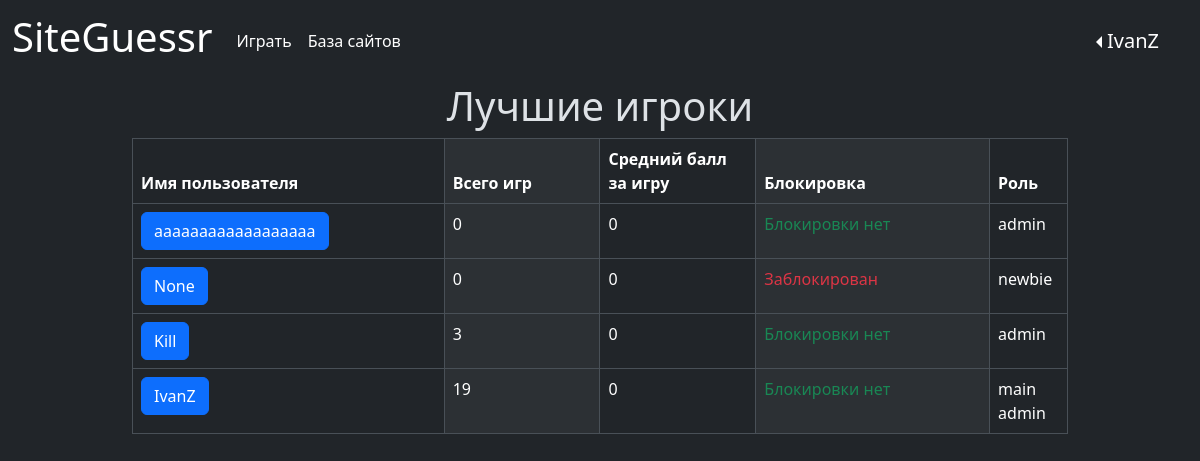
Page /user (signed in) on the earlier database version.
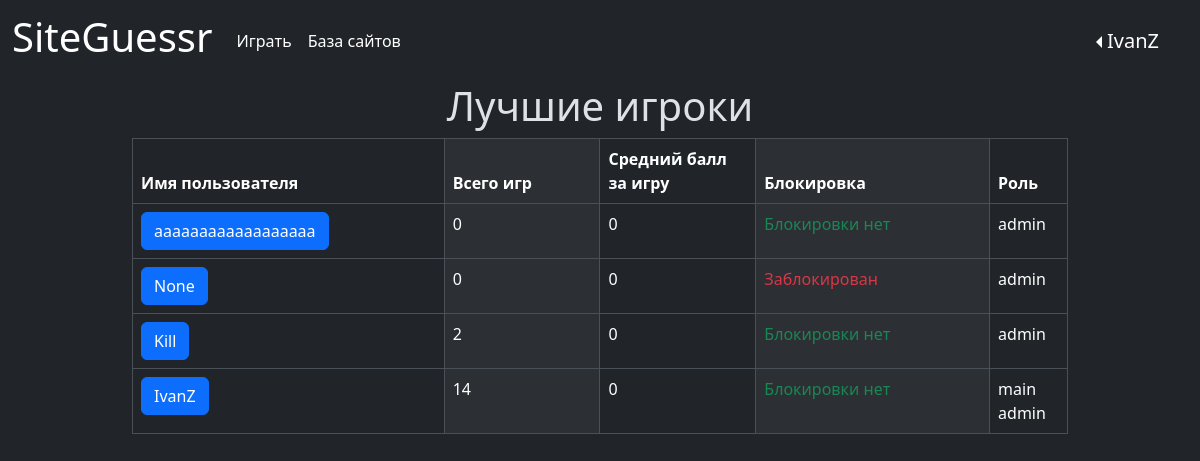
Same page on the later database version.
### data/users.py (models this page shows, shortened)
class User(SqlAlchemyBase, UserMixin, SerializerMixin):
    __tablename__ = 'user'
    id = sqlalchemy.Column(sqlalchemy.Integer,
                           primary_key=True, autoincrement=True)
    login = sqlalchemy.Column(sqlalchemy.String, unique=True, nullable=True)
    description = sqlalchemy.Column(sqlalchemy.String)  # описание
    role = sqlalchemy.Column(sqlalchemy.String, nullable=True, default="newbie")  # роль
    banned = sqlalchemy.Column(sqlalchemy.Boolean, nullable=True, default=False)  # бан
    created_date = sqlalchemy.Column(sqlalchemy.DateTime)
    modified_date = sqlalchemy.Column(sqlalchemy.DateTime)
    hashed_password = sqlalchemy.Column(sqlalchemy.String, nullable=True)
    statistic = orm.relationship("Statistic", back_populates='user', uselist=False)
    games = orm.relationship("Game", back_populates='user')
    website = orm.relationship("Website", back_populates='user')

### data/statistics.py (models this page shows)
class Statistic(SqlAlchemyBase, UserMixin, SerializerMixin):
    __tablename__ = 'statistic'
    id = sqlalchemy.Column(sqlalchemy.Integer,
                           primary_key=True, autoincrement=True)
    user_id = sqlalchemy.Column(sqlalchemy.Integer, sqlalchemy.ForeignKey("user.id"), nullable=True, unique=True)
    total_games = sqlalchemy.Column(sqlalchemy.Integer, nullable=True, default=0)  # общее количество сыгранных игр
    correct_answers = sqlalchemy.Column(sqlalchemy.Integer, nullable=True, default=0)  # количество правильных ответов
    wrong_answers = sqlalchemy.Column(sqlalchemy.Integer, nullable=True, default=0)  # количество неправильных ответов
    average_score = sqlalchemy.Column(sqlalchemy.Integer, nullable=True, default=0)  # средний балл за игру
    best_score = sqlalchemy.Column(sqlalchemy.Integer, nullable=True, default=0)  # лучший счёт
    user = orm.relationship('User')

### main.py (the view)
@app.route('/user', methods=['GET', 'POST'])
@login_required
def all_users():
    if not (current_user.role == "main admin" and current_user.banned != 1):
        return redirect("/")
    db_sess = db_session.create_session()
    params = {"title": "Все пользователи",
              "users": [user for user in
                        db_sess.query(User).order_by(
                            desc(User.login), desc(User.login)).all()]}
    return render_template("all_users.html", **params)

### data/db_session.py (called while the page is built)
def create_session() -> Session:
    global __factory
    return __factory()

### main.py (called while the page is built)
@login_manager.user_loader
def load_user(user_id):
    db_sess = db_session.create_session()
    return db_sess.query(User).get(user_id)

### templates/all_users.html
{% extends "base.html" %}
{% block content %}
<div class="main-body">
    <h1 class="text-center">Лучшие игроки</h1>
    <div class="container">
        <table class="table table-striped-columns table-bordered ">
            <thead>
            <tr class="">
                <th class="col-4" scope="col">Имя пользователя</th>
                <th class="col-2" scope="col">Всего игр</th>
                <th class="col-2" scope="col">Средний балл за игру</th>
                <th class="col-3" scope="col">Блокировка</th>
                <th class="col-3" scope="col">Роль</th>
            </tr>
            </thead>
            <tbody>
            {% for user in users %}
            <tr class="">
                <td><a class="btn btn-primary" href="/profile/{{ user.login }}" role="button">{{ user.login }}</a></td>
                <td>{{ user.statistic.total_games }}</td>
                <td>{{ user.statistic.average_score }}</td>
                <td>
                    {% if user.banned: %}
                    <div class="col-sm-9 text-danger">
                        Заблокирован
                    </div>
                    {% else: %}
                    <div class="col-sm-9 text-success">
                        Блокировки нет
                    </div>
                    {% endif %}
                </td>
                <td>{{ user.role }}</td>
            </tr>
            {% endfor %}
            </tbody>
        </table>
    </div>
</div>
{% endblock %}

### templates/base.html (shortened to what this page needs)
<!DOCTYPE html>
<html lang="ru" data-bs-theme="dark">
<head>
    <link href="https://cdn.jsdelivr.net/npm/bootstrap@5.3.2/dist/css/bootstrap.min.css" rel="stylesheet"
>
    <link rel="stylesheet" type="text/css" href={{ url_for('static', filename='css/style.css') }} />
</head>
<body>
<header>
    <nav class="navbar navbar-expand">
        <div class="container-fluid">
            <a class="navbar-brand" href="/"><h1> SiteGuessr </h1></a>
            <div class="collapse navbar-collapse" id="navbarNav">
                <ul class="navbar-nav">
                    <li class="nav-item">
                        <a class="nav-link active" aria-current="page" href="/game">Играть</a>
                    </li>
                </ul>
                {% if (current_user.role == "admin" or current_user.role == "main admin") and current_user.banned != 1: %}
                <ul class="navbar-nav">
                    <li class="nav-item">
                        <a href="/websites" class="nav-link active" aria-current="page">База сайтов</a>
                    </li>
                </ul>
                {% endif %}
            </div>
            <div>
                {% if current_user.is_authenticated %}
                <div class="dropdown dropstart">
                    <button class="navbar-brand dropdown-toggle btn"
                            id="dropdownMenuLink" data-bs-toggle="dropdown" aria-expanded="false">{{
                        current_user.login
                        }}
                    </button>
                </div>
                {% else %}
                <div class="d-grid gap-2 d-md-block">
                    <a class="btn btn-primary" href="/register">Регистрация</a>
                    <a class="btn btn-success" href="/login">Авторизоваться</a>
                </div>
                {% endif %}
            </div>
        </div>
    </nav>
</header>
{% block content %} {% endblock %}
</body>
</html>

Differences in the rows shown:
changed User "IvanZ": statistic.total_games "19" → "14"
changed User "None": role "newbie" → "admin"
changed User "Kill": statistic.total_games "3" → "2"
